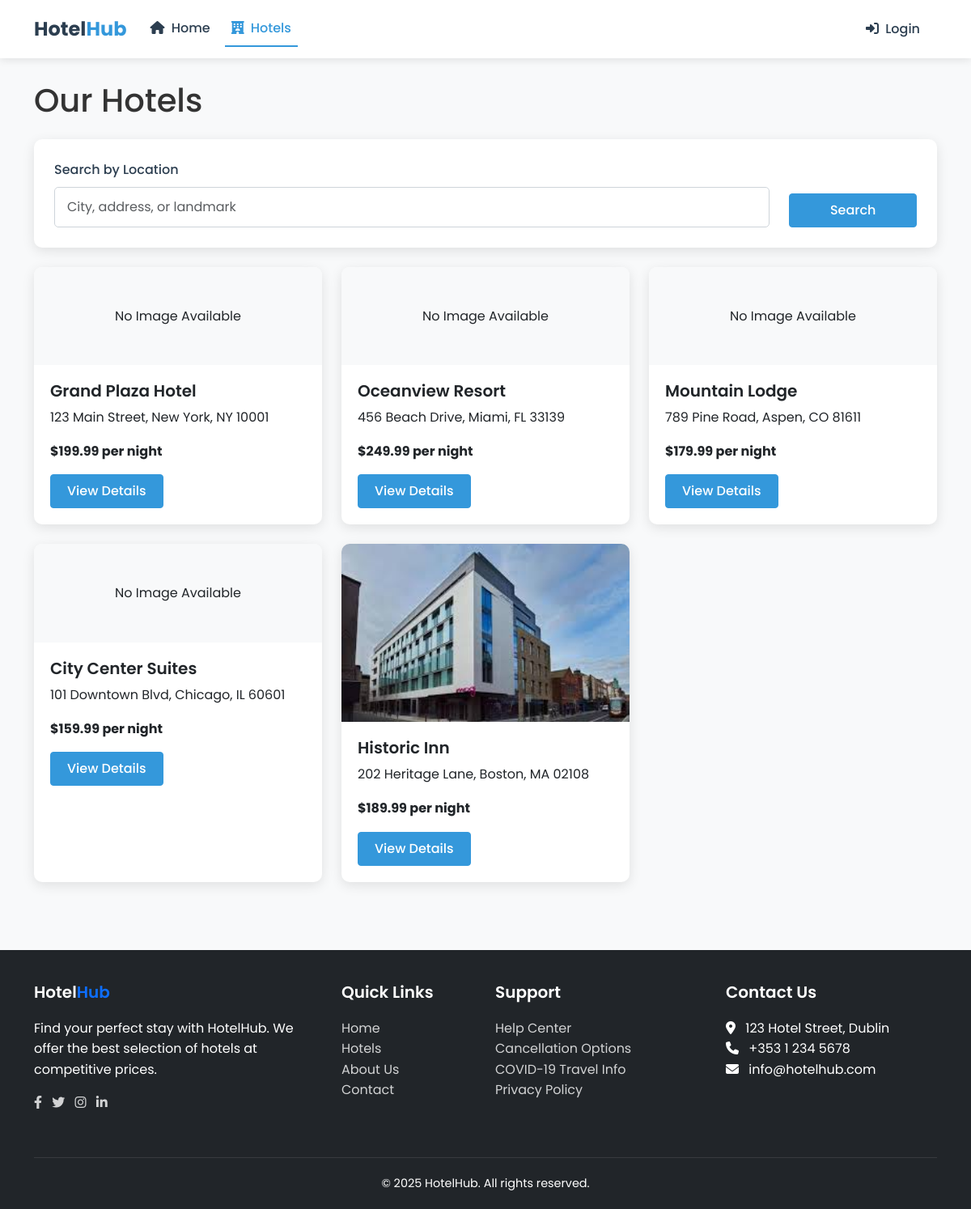
Before: /hotels/ with the older database file.
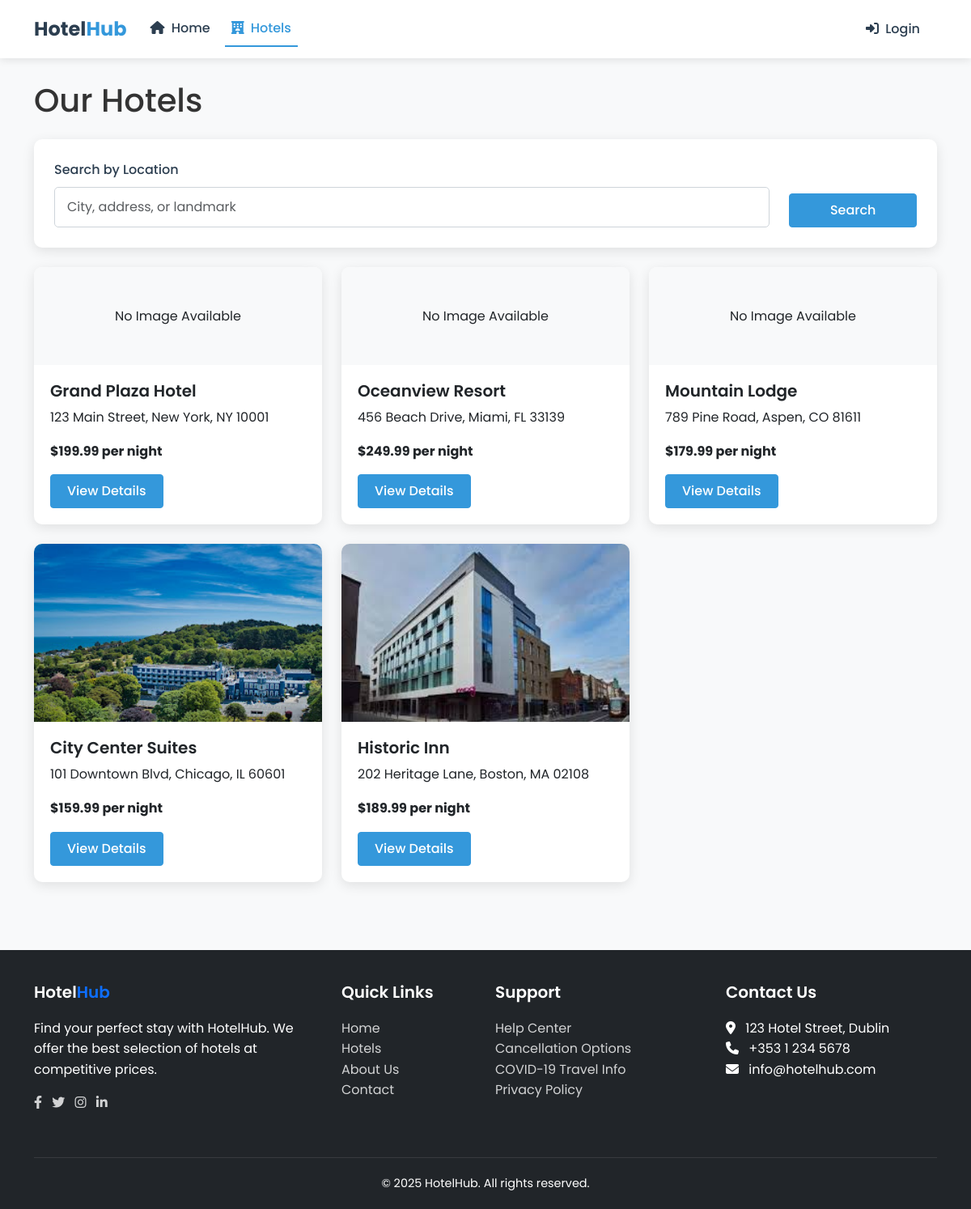
After: the same page with the newer database file.
### hotels/models.py (models this page shows, shortened)
class Hotel(models.Model):
    name = models.CharField(max_length=200)
    address = models.TextField()
    description = models.TextField()
    price_per_night = models.DecimalField(max_digits=10, decimal_places=2)
    latitude = models.DecimalField(max_digits=9, decimal_places=6)
    longitude = models.DecimalField(max_digits=9, decimal_places=6)
    image = models.ImageField(upload_to='hotel_images/', null=True, blank=True)
    created_at = models.DateTimeField(auto_now_add=True)
    updated_at = models.DateTimeField(auto_now=True)

### hotels/views.py (the view)
# urls.py: path('hotels/', hotel_list, name='hotel_list'),
def hotel_list(request):
    hotels = Hotel.objects.all()
    location = request.GET.get('location', '')
    if location:
        hotels = hotels.filter(address__icontains=location)
    return render(request, 'hotels/list.html', {
        'hotels': hotels,
        'location_search': location
    })

### hotel_project/context_processors.py (called while the page is built)
def google_maps_api_key(request):
    return {'google_maps_api_key': settings.GOOGLE_MAPS_API_KEY}

### templates/hotels/list.html (shortened to what this page needs)
{% extends 'base.html' %}
{% block content %}
<div class="container mt-4">
    <h1 class="mb-4">Our Hotels</h1>
    <div class="card mb-4">
        <div class="card-body">
            <form method="get" action="{% url 'hotel_list' %}">
                <div class="row">
                    <div class="col-md-10">
                        <label for="location" class="form-label">Search by Location</label>
                        <input type="text" class="form-control" id="location" name="location" value="{{ location_search }}" placeholder="City, address, or landmark">
                    </div>
                    <div class="col-md-2 align-self-end">
                        <button type="submit" class="btn btn-primary w-100">Search</button>
                    </div>
                </div>
            </form>
        </div>
    </div>
    <div class="row">
        {% for hotel in hotels %}
        <div class="col-md-4 mb-4">
            <div class="card hotel-card h-100">
                {% if hotel.image %}
                    <img src="{{ hotel.image.url }}" class="card-img-top" alt="{{ hotel.name }}">
                {% else %}
                    <div class="bg-light text-center p-5 card-img-top">No Image Available</div>
                {% endif %}
                <div class="card-body">
                    <h5 class="card-title">{{ hotel.name }}</h5>
                    <p class="card-text text-truncate">{{ hotel.address }}</p>
                    <p class="card-text fw-bold">${{ hotel.price_per_night }} per night</p>
                    <a href="{% url 'hotel_detail' hotel.id %}" class="btn btn-primary">View Details</a>
                </div>
            </div>
        </div>
        {% empty %}
        <div class="col-12">
            <div class="alert alert-info">
                No hotels found matching your criteria. Please try a different search.
            </div>
        </div>
        {% endfor %}
    </div>
</div>
{% endblock %}

Changed rows visible on the page:
changed Hotel "City Center Suites": image: picture added; no longer shows "No Image Available"
